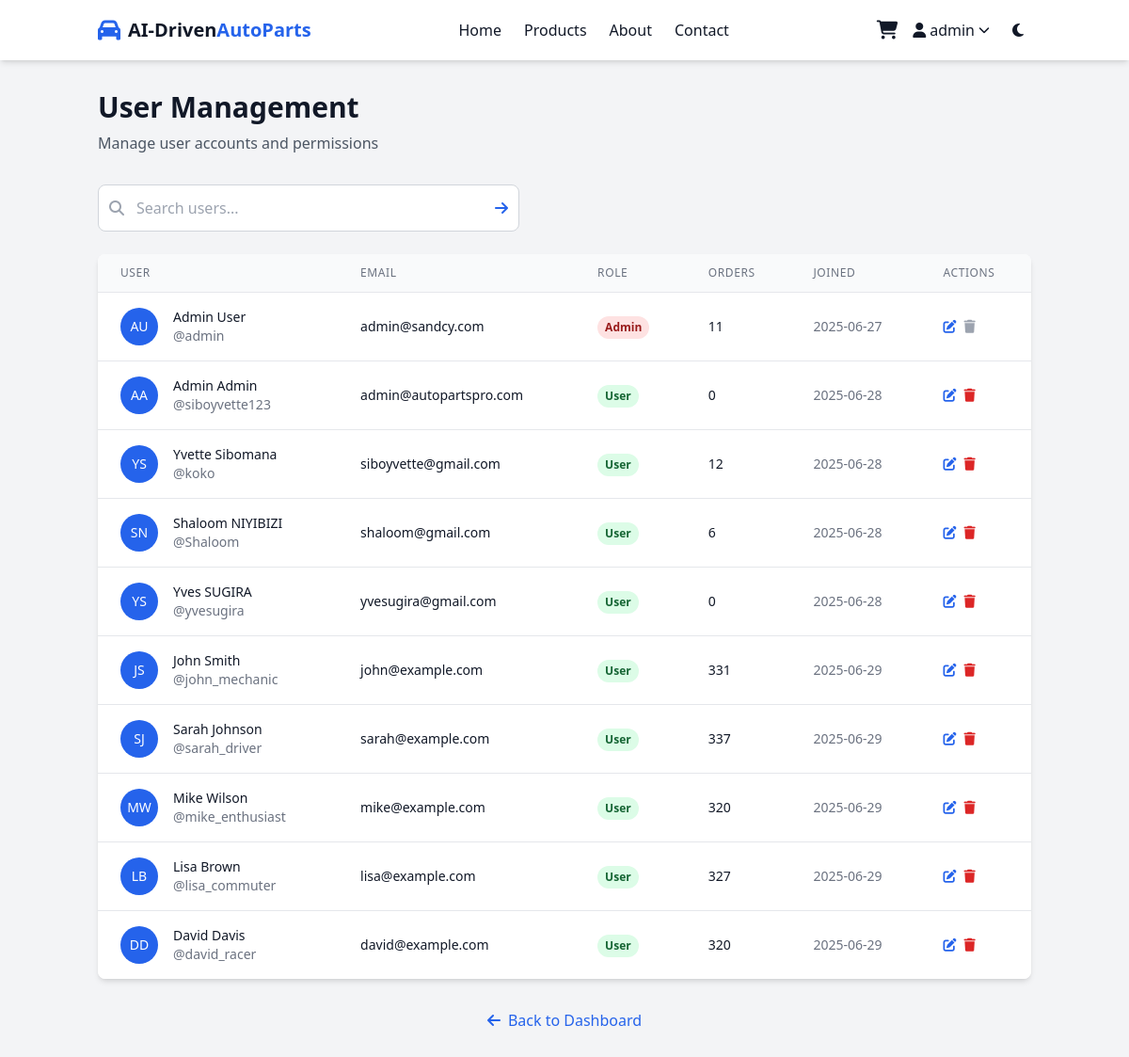
The app's page /admin/users (signed in) with its own data.
### app.py (models this page shows)
class User(UserMixin, db.Model):
    id = db.Column(db.Integer, primary_key=True)
    username = db.Column(db.String(80), unique=True, nullable=False)
    email = db.Column(db.String(120), unique=True, nullable=False)
    password_hash = db.Column(db.String(200), nullable=False)
    first_name = db.Column(db.String(50))
    last_name = db.Column(db.String(50))
    created_at = db.Column(db.DateTime, default=datetime.utcnow)
    is_admin = db.Column(db.Boolean, default=False)
    orders = db.relationship('Order', backref='user', lazy=True)

### app.py (the view, shortened to what this page needs)
@app.route('/admin/users')
@login_required
@admin_required
def admin_users():
    search = request.args.get('search', '').strip()
    query = User.query
    users = query.all()
    return render_template('admin_users.html', users=users)

### app.py (called while the page is built)
@login_manager.user_loader
def load_user(user_id):
    return User.query.get(int(user_id))

def admin_required(f):
    @wraps(f)
    def decorated_function(*args, **kwargs):
        if not current_user.is_authenticated or not getattr(current_user, 'is_admin', False):
            flash('Admin access required.', 'error')
            return redirect(url_for('login'))
        return f(*args, **kwargs)
    return decorated_function

### templates/admin_users.html (shortened to what this page needs)
{% extends "base.html" %}
{% block content %}
<div class="bg-gray-100 dark:bg-gray-800 min-h-screen py-8">
    <div class="container mx-auto px-4">
        <div class="max-w-7xl mx-auto">
            <div class="mb-8">
                <h1 class="text-3xl font-bold text-gray-900 dark:text-white mb-2">User Management</h1>
                <p class="text-gray-600 dark:text-gray-400">Manage user accounts and permissions</p>
            </div>
            <div class="mb-6">
                <form method="GET" action="{{ url_for('admin_users') }}" class="max-w-md">
                    <div class="relative">
                        <input type="text"
                               name="search"
                               value="{{ request.args.get('search', '') }}"
                               placeholder="Search users..."
                               class="w-full pl-10 pr-4 py-3 border border-gray-300 dark:border-gray-600 rounded-lg focus:outline-none focus:ring-2 focus:ring-primary bg-white dark:bg-gray-700 text-gray-900 dark:text-white">
                        <div class="absolute inset-y-0 left-0 pl-3 flex items-center pointer-events-none">
                        </div>
                        <button type="submit" class="absolute inset-y-0 right-0 pr-3 flex items-center">
                            <i class="fas fa-arrow-right text-primary hover:text-secondary transition"></i>
                        </button>
                    </div>
                </form>
            </div>
            <div class="bg-white dark:bg-gray-700 rounded-lg shadow-md overflow-hidden">
                <div class="overflow-x-auto">
                    <table class="min-w-full divide-y divide-gray-200 dark:divide-gray-600">
                        <thead class="bg-gray-50 dark:bg-gray-600">
                            <tr>
                                <th class="px-6 py-3 text-left text-xs font-medium text-gray-500 dark:text-gray-300 uppercase tracking-wider">
                                    User
                                </th>
                                <th class="px-6 py-3 text-left text-xs font-medium text-gray-500 dark:text-gray-300 uppercase tracking-wider">
                                    Email
                                </th>
                                <th class="px-6 py-3 text-left text-xs font-medium text-gray-500 dark:text-gray-300 uppercase tracking-wider">
                                    Role
                                </th>
                                <th class="px-6 py-3 text-left text-xs font-medium text-gray-500 dark:text-gray-300 uppercase tracking-wider">
                                    Orders
                                </th>
                                <th class="px-6 py-3 text-left text-xs font-medium text-gray-500 dark:text-gray-300 uppercase tracking-wider">
                                    Joined
                                </th>
                                <th class="px-6 py-3 text-left text-xs font-medium text-gray-500 dark:text-gray-300 uppercase tracking-wider">
                                    Actions
                                </th>
                            </tr>
                        </thead>
                        <tbody class="bg-white dark:bg-gray-700 divide-y divide-gray-200 dark:divide-gray-600">
                            {% for user in users %}
                            <tr class="hover:bg-gray-50 dark:hover:bg-gray-600">
                                <td class="px-6 py-4 whitespace-nowrap">
                                    <div class="flex items-center">
                                        <div class="flex-shrink-0 h-10 w-10">
                                            <div class="h-10 w-10 rounded-full bg-primary flex items-center justify-center">
                                                <span class="text-white font-medium text-sm">
                                                    {{ user.first_name[0] if user.first_name else user.username[0] }}{{ user.last_name[0] if user.last_name else '' }}
                                                </span>
                                            </div>
                                        </div>
                                        <div class="ml-4">
                                            <div class="text-sm font-medium text-gray-900 dark:text-white">
                                                {{ user.first_name }} {{ user.last_name }}
                                            </div>
                                            <div class="text-sm text-gray-500 dark:text-gray-400">
                                                @{{ user.username }}
                                            </div>
                                        </div>
                                    </div>
                                </td>
                                <td class="px-6 py-4 whitespace-nowrap text-sm text-gray-900 dark:text-white">
                                    {{ user.email }}
                                </td>
                                <td class="px-6 py-4 whitespace-nowrap">
                                    {% if user.is_admin %}
                                        <span class="inline-flex px-2 py-1 text-xs font-semibold rounded-full bg-red-100 text-red-800 dark:bg-red-900 dark:text-red-200">
                                            Admin
                                        </span>
                                    {% else %}
                                        <span class="inline-flex px-2 py-1 text-xs font-semibold rounded-full bg-green-100 text-green-800 dark:bg-green-900 dark:text-green-200">
                                            User
                                        </span>
                                    {% endif %}
                                </td>
                                <td class="px-6 py-4 whitespace-nowrap text-sm text-gray-900 dark:text-white">
                                    {{ user.orders|length }}
                                </td>
                                <td class="px-6 py-4 whitespace-nowrap text-sm text-gray-500 dark:text-gray-400">
                                    {{ user.created_at.strftime('%Y-%m-%d') }}
                                </td>
                                <td class="px-6 py-4 whitespace-nowrap text-sm font-medium">
                                    <div class="flex space-x-2">
                                        <a href="{{ url_for('admin_edit_user', user_id=user.id) }}"
                                           class="text-primary hover:text-secondary">
                                            <i class="fas fa-edit"></i>
                                        </a>
                                        {% if user.id != current_user.id %}
                                        <form method="POST" action="{{ url_for('admin_delete_user', user_id=user.id) }}"
                                              class="inline" onsubmit="return confirm('Are you sure you want to delete this user? This action cannot be undone.')">
                                            <button type="submit" class="text-red-600 hover:text-red-900">
                                                <i class="fas fa-trash"></i>
                                            </button>
                                        </form>
                                        {% else %}
                                        <span class="text-gray-400 cursor-not-allowed" title="Cannot delete your own account">
                                            <i class="fas fa-trash"></i>
                                        </span>
                                        {% endif %}
                                    </div>
                                </td>
                            </tr>
                            {% endfor %}
                        </tbody>
                    </table>
                </div>
            </div>
            <div class="mt-8 text-center">
                <a href="{{ url_for('admin_dashboard') }}"
                   class="text-primary hover:text-secondary font-medium">
                    <i class="fas fa-arrow-left mr-2"></i>Back to Dashboard
                </a>
            </div>
        </div>
    </div>
</div>
{% endblock %}

### templates/base.html (shortened to what this page needs)
<!DOCTYPE html>
<html lang="en" class="scroll-smooth">
<head>
    <script src="https://cdn.tailwindcss.com"></script>
    <link rel="stylesheet" href="https://cdnjs.cloudflare.com/ajax/libs/font-awesome/6.4.0/css/all.min.css">
</head>
<body class="bg-gray-50 dark:bg-gray-900 text-gray-900 dark:text-gray-100 transition-colors duration-300">
    <header class="sticky top-0 z-50 bg-white dark:bg-gray-800 shadow-md">
        <div class="container mx-auto px-4 py-3 flex justify-between items-center">
            <div class="flex items-center space-x-2">
                <i class="fas fa-car text-2xl text-primary"></i>
                <a href="{{ url_for('home') }}" class="text-xl font-bold">AI-Driven<span class="text-primary">AutoParts</span></a>
            </div>
            <div class="hidden md:flex space-x-6">
                <a href="{{ url_for('home') }}" class="hover:text-primary transition">Home</a>
                <a href="{{ url_for('products') }}" class="hover:text-primary transition">Products</a>
                <a href="#about" class="hover:text-primary transition">About</a>
                <a href="#contact" class="hover:text-primary transition">Contact</a>
            </div>
            <div class="flex items-center space-x-4">
                {% if current_user.is_authenticated %}
                    <a href="{{ url_for('cart') }}" class="relative">
                        <i class="fas fa-shopping-cart text-xl"></i>
                    </a>
                    <div class="relative" id="user-dropdown">
                        <button class="flex items-center space-x-1 hover:text-primary transition cursor-pointer" id="user-dropdown-btn">
                            <i class="fas fa-user"></i>
                            <span>{{ current_user.username }}</span>
                            <i class="fas fa-chevron-down text-xs"></i>
                        </button>
                    </div>
                {% else %}
                    <a href="{{ url_for('login') }}" class="hover:text-primary transition">Login</a>
                    <a href="{{ url_for('register') }}" class="bg-primary hover:bg-secondary text-white px-4 py-2 rounded-lg transition">Register</a>
                {% endif %}
                <button id="theme-toggle" class="p-2 rounded-full hover:bg-gray-200 dark:hover:bg-gray-700">
                    <i class="fas fa-moon dark:hidden"></i>
                </button>
            </div>
        </div>
    </header>
    <main>
        {% block content %}{% endblock %}
    </main>
</body>
</html>

### records on screen
User: username "admin", first_name "A", last_name "U", first_name "Admin", last_name "User", email "admin@sandcy.com", is_admin "Admin", orders|length "11", created_at "2025-06-27"
User: first_name "A", last_name "A", first_name "Admin", last_name "Admin", username "siboyvette123", email "admin@autopartspro.com", is_admin "User", orders|length "0", created_at "2025-06-28"
User: first_name "Y", last_name "S", first_name "Yvette", last_name "Sibomana", username "koko", email "siboyvette@gmail.com", is_admin "User", orders|length "12", created_at "2025-06-28"
User: first_name "S", last_name "N", first_name "Shaloom", last_name "NIYIBIZI", username "Shaloom", email "shaloom@gmail.com", is_admin "User", orders|length "6", created_at "2025-06-28"
User: first_name "Y", last_name "S", first_name "Yves", last_name "SUGIRA", username "yvesugira", email "yvesugira@gmail.com", is_admin "User", orders|length "0", created_at "2025-06-28"
User: first_name "J", last_name "S", first_name "John", last_name "Smith", username "john_mechanic", email "john@example.com", is_admin "User", orders|length "331", created_at "2025-06-29"
User: first_name "S", last_name "J", first_name "Sarah", last_name "Johnson", username "sarah_driver", email "sarah@example.com", is_admin "User", orders|length "337", created_at "2025-06-29"
User: first_name "M", last_name "W", first_name "Mike", last_name "Wilson", username "mike_enthusiast", email "mike@example.com", is_admin "User", orders|length "320", created_at "2025-06-29"
User: first_name "L", last_name "B", first_name "Lisa", last_name "Brown", username "lisa_commuter", email "lisa@example.com", is_admin "User", orders|length "327", created_at "2025-06-29"
User: first_name "D", last_name "D", first_name "David", last_name "Davis", username "david_racer", email "david@example.com", is_admin "User", orders|length "320", created_at "2025-06-29"
